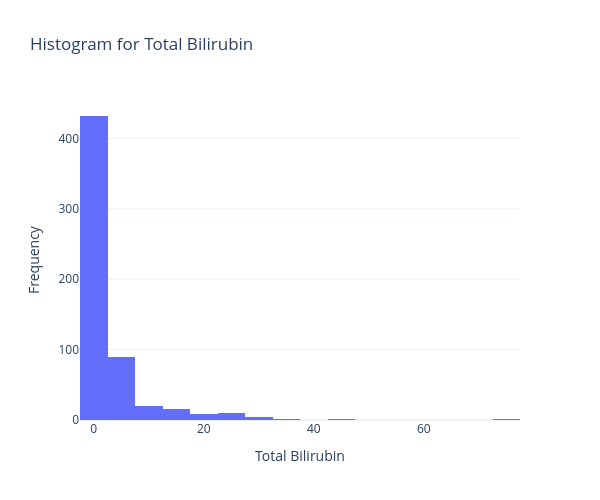

The notebook cell this image was saved under:
### Markdown cell above
**3. Total Bilirubin**

### Code cell
fig = px.histogram(data, x="Total Bilirubin", nbins=20, title="Histogram for Total Bilirubin")
fig.update_layout(xaxis_title="Total Bilirubin", yaxis_title="Frequency", 
                  template="plotly_white", width=600, height=500)
fig.show()

### Figure 1 — Plotly figure (JSON) as saved in the notebook; plotly's stock layout.template omitted (floating-point values rounded to 4 significant figures; data arrays with more than 128 entries replaced by an {"elided": "..."} marker saying what was removed)
{"data": [{"alignmentgroup": "True", "bingroup": "x", "hovertemplate": "Total Bilirubin=%{x}<br>count=%{y}<extra></extra>", "legendgroup": "", "marker": {"color": "#636efa", "pattern": {"shape": ""}}, "name": "", "nbinsx": 20, "offsetgroup": "", "orientation": "v", "showlegend": false, "type": "histogram", "x": {"elided": "583 float values"}, "xaxis": "x", "yaxis": "y"}], "layout": {"barmode": "relative", "height": 500, "legend": {"tracegroupgap": 0}, "title": {"text": "Histogram for Total Bilirubin"}, "width": 600, "xaxis": {"anchor": "y", "autorange": true, "domain": [0, 1], "range": [-2.5, 77.5], "title": {"text": "Total Bilirubin"}, "type": "linear"}, "yaxis": {"anchor": "x", "autorange": true, "domain": [0, 1], "range": [0, 454.7], "title": {"text": "Frequency"}}}}
